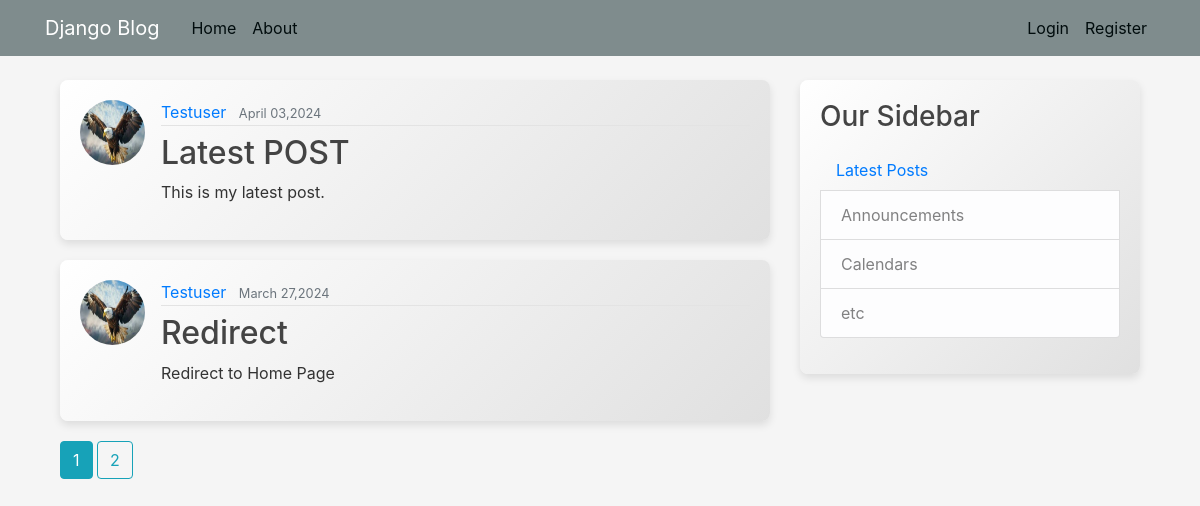
The page / on the database its author committed.
### blog/models.py (models this page shows, shortened)
class Post(models.Model):
    title = models.CharField(max_length=100)
    content = models.TextField()
    date_posted = models.DateTimeField(default=timezone.now)
    author = models.ForeignKey(User, on_delete=models.CASCADE)

### users/models.py (models this page shows, shortened)
class Profile(models.Model):
    user = models.OneToOneField(User, on_delete=models.CASCADE)
    image = models.ImageField(default='default.jpeg', upload_to='profile_pics')

### blog/views.py (the view)
# urls.py: path('', PostListView.as_view(), name='blog-home'),
class PostListView(ListView):
    model = Post
    template_name = 'blog/home.html'
    context_object_name = 'posts'
    ordering = ['-date_posted']
    paginate_by = 2

### blog/templates/blog/home.html (shortened to what this page needs)
{% extends "blog/base.html" %}
{% block content %}
    {% for post in posts %}
        <article class="media content-section">
            <img class="rounded-circle article-img" src="{{ post.author.profile.image.url }}">
            <div class="media-body">
            <div class="article-metadata">
                <a class="mr-2" href="{% url 'user-posts' post.author.username %}">{{ post.author }}</a>
                <small class="text-muted">{{ post.date_posted|date:"F d,Y" }}</small>
            </div>
            <h2><a class="article-title" href="{% url 'post-detail' post.id %}">{{ post.title }}</a></h2>
            <p class="article-content">{{ post.content }}</p>
            </div>
        </article>
    {% endfor %}
    {% if is_paginated %}
        {% for num in page_obj.paginator.page_range %}
            {% if page_obj.number == num %}
                <a class="btn btn-info mb-4"href="?page={{ num }}">{{ num }}</a>
            {% elif num > page_obj.number|add:'-2' and num < page_obj.number|add:'2' %}
                <a class="btn btn-outline-info mb-4"href="?page={{ num }}">{{ num }}</a>
            {% endif %}
        {% endfor %}
    {% endif %}
{% endblock content %}

### blog/static/blog/main.css (style rules this page uses)
body { background: #f5f5f5; color: #333333; margin-top: 5rem; }
h1, h2, h3, h4, h5, h6 { color: #444444; }
.content-section { background: linear-gradient(135deg, #ffffff, #e0e0e0); padding: 20px; border-radius: 8px; box-shadow: 0 4px 8px rgba(0, 0, 0, 0.1); margin-bottom: 20px; }
.article-title { color: #444444; }
.article-content { white-space: pre-line; }
.article-img { height: 65px; width: 65px; margin-right: 16px; }
.article-metadata { padding-bottom: 1px; margin-bottom: 8px; border-bottom: 1px solid #e3e3e3; }

### rows shown on the page
Post: author.profile.image (picture), author "Testuser", date_posted "April 03,2024", title "Latest POST", content "This is my latest post."
Post: author.profile.image (picture), author "Testuser", date_posted "March 27,2024", title "Redirect", content "Redirect to Home Page"

### other values the page prints
{{ num }} "1"
{{ num }} "2"
